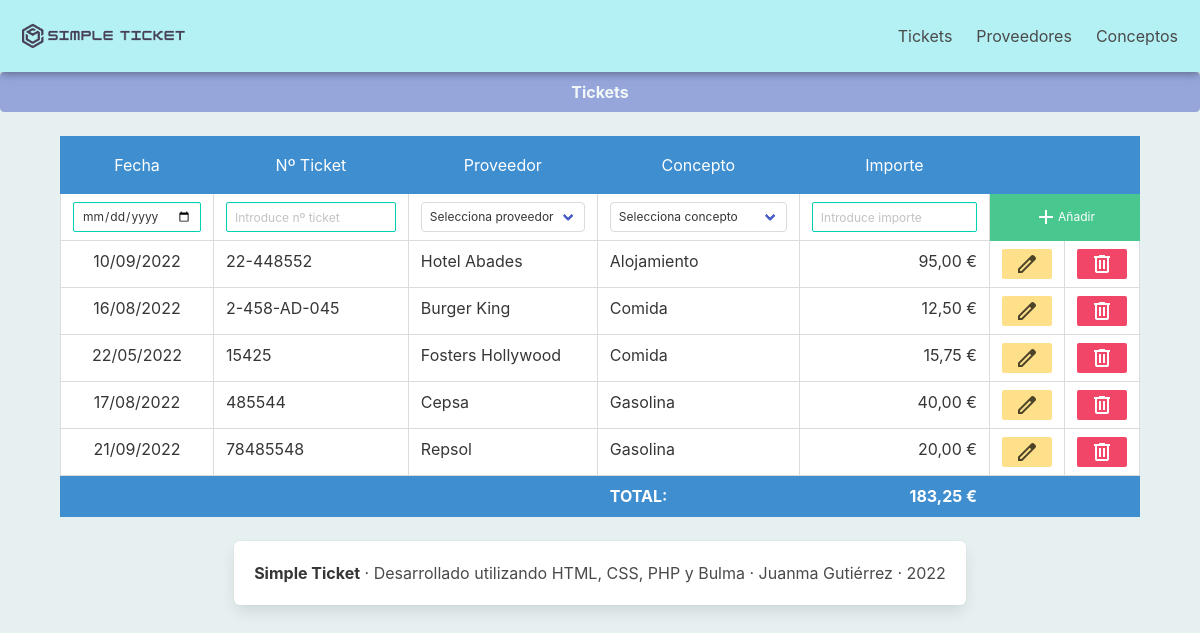
/tickets/tickets.php?order=NomCon, run on the app's committed database.
### tables this page shows
CREATE TABLE `ticket` (
  `CodTic` int(11) NOT NULL,
  `FecTic` date NOT NULL,
  `NumTic` varchar(20) NOT NULL,
  `CodPro` int(11) NOT NULL,
  `CodCon` int(11) NOT NULL,
  `ImpTic` decimal(7,2) NOT NULL
);

CREATE TABLE `proveedor` (
  `CodPro` int(11) NOT NULL,
  `NomPro` varchar(50) NOT NULL,
  `DirPro` varchar(50) NOT NULL,
  `TelPro` varchar(12) DEFAULT NULL
);

CREATE TABLE `concepto` (
  `CodCon` int(11) NOT NULL,
  `NomCon` varchar(50) NOT NULL
);

### tickets/list.php (called while the page is built, shortened)
<?php
$listadoSql = "SELECT CodTic, NumTic, NomPro, FecTic, NomCon, ticket.CodPro, ticket.CodCon, ImpTic
FROM ticket
INNER JOIN proveedor ON proveedor.CodPro = ticket.CodPro
INNER JOIN concepto ON concepto.CodCon = ticket.CodCon
ORDER BY " . $_GET['order'] . ";";
$consulta = mysqli_query($conexion, $listadoSql);

### tickets/print_table_row.php (the view, shortened to what this page needs)
<?php
$total = 0;
while ($registro = mysqli_fetch_array($consulta)) {
?>
    <tr>
        <td class="has-text-centered"><?= date('d/m/Y', strtotime($registro["FecTic"])) ?></td>
        <td><?= $registro["NumTic"] ?></td>
        <td><?= $registro["NomPro"] ?></td>
        <td><?= $registro["NomCon"] ?></td>
        <td class="has-text-right">
            <?php
            echo number_format($registro["ImpTic"], 2, ",", ".");
            $total += $registro["ImpTic"];
            ?> €
        </td>
        <td class="small">
            <div class="centered">
                <a href="tickets.php?accion=editar&order=FecTic&CodTic=<?= $registro['CodTic'] ?>&FecTic=<?= $registro['FecTic'] ?>&NumTic=<?= $registro['NumTic'] ?>&CodPro=<?= $registro['CodPro'] ?>&CodCon=<?= $registro['CodCon']?>&ImpTic=<?= $registro['ImpTic'] ?>">
                    <button class='button is-small is-warning'>
                        <span class="material-symbols-outlined">
                        </span>
                    </button></a>
            </div>
        </td>
        <td class="small">
            <div class="centered">
                <a href="tickets.php?accion=borrar&CodTic=<?= $registro['CodTic'] ?>">
                    <button class="button is-small is-danger">
                        <span class="material-symbols-outlined">
                        </span>
                    </button>
                </a>
            </div>
        </td>
    </tr>
<?php
}
?>
<thead >
    <th class="is-info"></th>
    <th class="is-info"></th>
    <th class="is-info"></th>
    <th class="is-info">TOTAL:</th>
    <th class="has-text-right is-info">
        <?php
        echo number_format($total, 2, ",", ".");
        ?> €
    </th>
    <th class="is-info"></th>
    <th class="is-info"></th>
</thead>

### css/style.css (style rules this page uses)
* { padding: 0px; margin: 0px; box-sizing: border-box; }
html { background-color: #e6f0f0; }
.centered { display: grid; place-items: center; }
table, th, td { border-collapse: collapse; }
.small { width: 50px; }

### data on the page
ticket: FecTic "10/09/2022", NumTic "22-448552", CodPro.NomPro "Hotel Abades", CodCon.NomCon "Alojamiento", ImpTic "95,00"
ticket: FecTic "16/08/2022", NumTic "2-458-AD-045", CodPro.NomPro "Burger King", CodCon.NomCon "Comida", ImpTic "12,50"
ticket: FecTic "22/05/2022", NumTic "15425", CodPro.NomPro "Fosters Hollywood", CodCon.NomCon "Comida", ImpTic "15,75"
ticket: FecTic "17/08/2022", NumTic "485544", CodPro.NomPro "Cepsa", CodCon.NomCon "Gasolina", ImpTic "40,00"
ticket: FecTic "21/09/2022", NumTic "78485548", CodPro.NomPro "Repsol", CodCon.NomCon "Gasolina", ImpTic "20,00"

### other printed values
$total "183,25"
